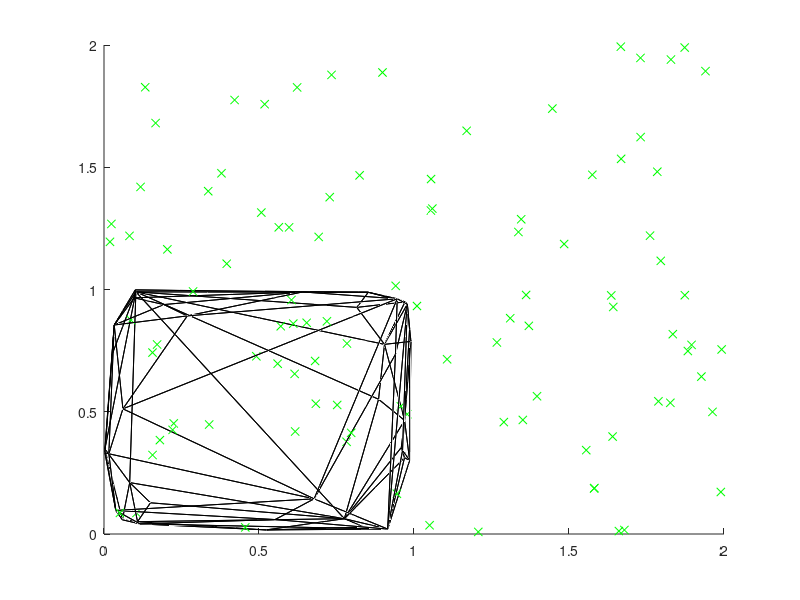

Source code (MATLAB): (Note: this script raises an error after producing the figure.)
%testInHull
p=rand(200,3);
K=convhulln(p,{'Qt'});
randP=2*rand(100,3);

h=patch('faces',K,'vertices',p,'facecolor','none');

%random points in 3d
line(randP(:,1),...
     randP(:,2),...
     randP(:,3),'marker','x','color','g','linestyle','none');

%tic
[inHullPoints,index]=inConvHull(p,K,randP);
%toc

%points inside hull
 line(inHullPoints(:,1),...
      inHullPoints(:,2),...
      inHullPoints(:,3),'marker','o','color','r','linestyle','none');
%or
%line(randP(index,1),...
%     randP(index,2),...
%     randP(index,3),'marker','d','color','b','linestyle','none');

axis equal
view(3)
